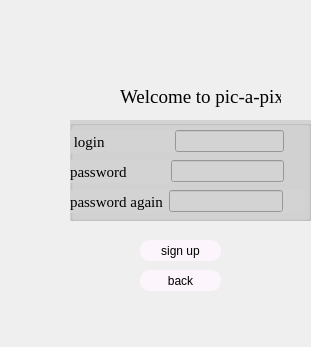
<?xml version="1.0" encoding="UTF-8"?>
<ui version="4.0">
 <class>register_window</class>
 <widget class="QDialog" name="register_window">
  <property name="geometry">
   <rect>
    <x>0</x>
    <y>0</y>
    <width>311</width>
    <height>347</height>
   </rect>
  </property>
  <property name="minimumSize">
   <size>
    <width>311</width>
    <height>347</height>
   </size>
  </property>
  <property name="maximumSize">
   <size>
    <width>311</width>
    <height>347</height>
   </size>
  </property>
  <property name="windowTitle">
   <string>Dialog</string>
  </property>
  <widget class="QLabel" name="left_boarder">
   <property name="geometry">
    <rect>
     <x>30</x>
     <y>-10</y>
     <width>40</width>
     <height>400</height>
    </rect>
   </property>
   <property name="text">
    <string/>
   </property>
   <property name="pixmap">
    <pixmap>../Downloads/right_boarder_photo-resizer.ru.png</pixmap>
   </property>
  </widget>
  <widget class="QLabel" name="label_4">
   <property name="geometry">
    <rect>
     <x>120</x>
     <y>86</y>
     <width>161</width>
     <height>21</height>
    </rect>
   </property>
   <property name="font">
    <font>
     <family>Georgia</family>
     <pointsize>14</pointsize>
     <bold>false</bold>
    </font>
   </property>
   <property name="styleSheet">
    <string notr="true"/>
   </property>
   <property name="text">
    <string>Welcome to pic-a-pix!</string>
   </property>
  </widget>
  <widget class="QPushButton" name="pushButton_sing_up">
   <property name="geometry">
    <rect>
     <x>140</x>
     <y>240</y>
     <width>81</width>
     <height>21</height>
    </rect>
   </property>
   <property name="font">
    <font>
     <family>Helvetica Neue</family>
     <pointsize>-1</pointsize>
     <bold>false</bold>
    </font>
   </property>
   <property name="styleSheet">
    <string notr="true">background-color:#fcf5fb;
font-size: 12px;
border-radius: 10px;</string>
   </property>
   <property name="text">
    <string>sign up</string>
   </property>
  </widget>
  <widget class="QPushButton" name="pushButton_back">
   <property name="geometry">
    <rect>
     <x>140</x>
     <y>270</y>
     <width>81</width>
     <height>21</height>
    </rect>
   </property>
   <property name="font">
    <font>
     <family>Helvetica Neue</family>
     <pointsize>-1</pointsize>
     <bold>false</bold>
    </font>
   </property>
   <property name="styleSheet">
    <string notr="true">background-color:#fcf5fb;
font-size: 12px;
border-radius: 10px;</string>
   </property>
   <property name="text">
    <string>back</string>
   </property>
  </widget>
  <widget class="QGroupBox" name="groupBox_2">
   <property name="geometry">
    <rect>
     <x>70</x>
     <y>120</y>
     <width>241</width>
     <height>101</height>
    </rect>
   </property>
   <property name="font">
    <font>
     <family>Arial Unicode MS</family>
    </font>
   </property>
   <property name="toolTip">
    <string>&lt;!DOCTYPE HTML PUBLIC &quot;-//W3C//DTD HTML 4.0//EN&quot; &quot;http://www.w3.org/TR/REC-html40/strict.dtd&quot;&gt;
&lt;html&gt;&lt;head&gt;&lt;meta name=&quot;qrichtext&quot; content=&quot;1&quot; /&gt;&lt;meta charset=&quot;utf-8&quot; /&gt;&lt;style type=&quot;text/css&quot;&gt;
p, li { white-space: pre-wrap; }
hr { height: 1px; border-width: 0; }
li.unchecked::marker { content: &quot;\2610&quot;; }
li.checked::marker { content: &quot;\2612&quot;; }
&lt;/style&gt;&lt;/head&gt;&lt;body style=&quot; font-family:'Arial Unicode MS'; font-size:13pt; font-weight:400; font-style:normal;&quot;&gt;
&lt;p style=&quot; margin-top:0px; margin-bottom:0px; margin-left:0px; margin-right:0px; -qt-block-indent:0; text-indent:0px;&quot;&gt;&lt;span style=&quot; font-size:12px; color:#0000ff; background-color:#eff7ea;&quot;&gt;background-color:&lt;/span&gt;&lt;a href=&quot;https://www.w3schools.com/colors/color_tryit.asp?hex=00008B&quot;&gt;&lt;span style=&quot; font-family:'xSegoe UI','Arial','sans-serif'; font-weight:700; color:#000000; background-color:transparent;&quot;&gt;#00008B;&lt;/span&gt;&lt;/a&gt;&lt;/p&gt;
&lt;p style=&quot;-qt-paragraph-type:empty; margin-top:0px; margin-bottom:0px; margin-left:0px; margin-right:0px; -qt-block-indent:0; text-indent:0px; font-family:'xSegoe UI','Arial','sans-serif'; font-weight:700; color:#000000;&quot;&gt;&lt;br /&gt;&lt;/p&gt;
&lt;p style=&quot;-qt-paragraph-type:empty; margin-top:0px; margin-bottom:0px; margin-left:0px; margin-right:0px; -qt-block-indent:0; text-indent:0px; font-size:12px; color:#0000ff;&quot;&gt;&lt;br /&gt;&lt;/p&gt;&lt;/body&gt;&lt;/html&gt;</string>
   </property>
   <property name="styleSheet">
    <string notr="true">background-color:#D3D3D3;</string>
   </property>
   <property name="title">
    <string/>
   </property>
   <widget class="QWidget" name="layoutWidget">
    <property name="geometry">
     <rect>
      <x>0</x>
      <y>10</y>
      <width>214</width>
      <height>23</height>
     </rect>
    </property>
    <layout class="QHBoxLayout" name="horizontalLayout">
     <item>
      <widget class="QLabel" name="label_7">
       <property name="font">
        <font>
         <family>Georgia</family>
         <pointsize>11</pointsize>
        </font>
       </property>
       <property name="styleSheet">
        <string notr="true">background-color:#D3D3D3;</string>
       </property>
       <property name="text">
        <string> login                 </string>
       </property>
      </widget>
     </item>
     <item>
      <widget class="QLineEdit" name="reg_login"/>
     </item>
    </layout>
   </widget>
   <widget class="QWidget" name="layoutWidget">
    <property name="geometry">
     <rect>
      <x>0</x>
      <y>40</y>
      <width>214</width>
      <height>23</height>
     </rect>
    </property>
    <layout class="QHBoxLayout" name="horizontalLayout_2">
     <item>
      <widget class="QLabel" name="label_8">
       <property name="font">
        <font>
         <family>Georgia</family>
         <pointsize>11</pointsize>
         <bold>false</bold>
        </font>
       </property>
       <property name="layoutDirection">
        <enum>Qt::LeftToRight</enum>
       </property>
       <property name="styleSheet">
        <string notr="true">background-color:#D3D3D3;</string>
       </property>
       <property name="text">
        <string>password          </string>
       </property>
       <property name="wordWrap">
        <bool>true</bool>
       </property>
       <property name="indent">
        <number>0</number>
       </property>
      </widget>
     </item>
     <item>
      <widget class="QLineEdit" name="reg_password1">
       <property name="echoMode">
        <enum>QLineEdit::Password</enum>
       </property>
      </widget>
     </item>
    </layout>
   </widget>
   <widget class="QWidget" name="layoutWidget">
    <property name="geometry">
     <rect>
      <x>0</x>
      <y>70</y>
      <width>235</width>
      <height>23</height>
     </rect>
    </property>
    <layout class="QHBoxLayout" name="horizontalLayout_6">
     <property name="rightMargin">
      <number>22</number>
     </property>
     <item>
      <widget class="QLabel" name="label_9">
       <property name="font">
        <font>
         <family>Georgia</family>
         <pointsize>11</pointsize>
         <bold>false</bold>
        </font>
       </property>
       <property name="styleSheet">
        <string notr="true">background-color:#D3D3D3;</string>
       </property>
       <property name="text">
        <string>password again</string>
       </property>
      </widget>
     </item>
     <item>
      <widget class="QLineEdit" name="reg_password2">
       <property name="echoMode">
        <enum>QLineEdit::Password</enum>
       </property>
      </widget>
     </item>
    </layout>
   </widget>
  </widget>
 </widget>
 <resources/>
 <connections/>
</ui>
